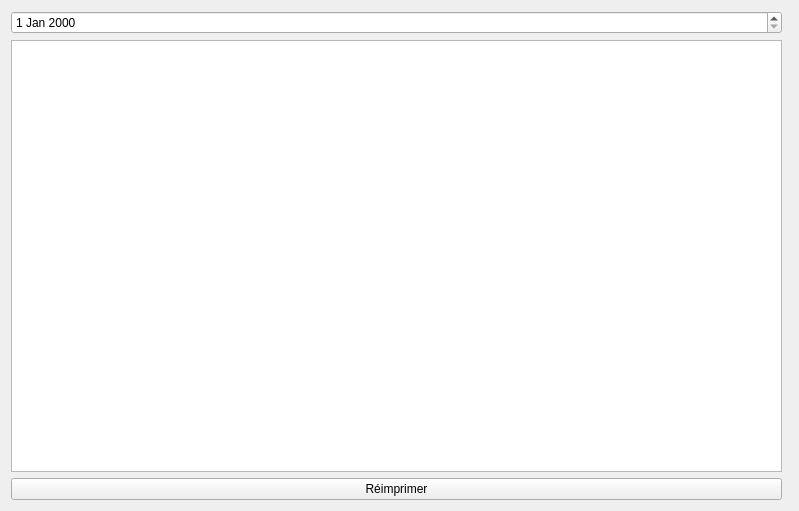
<?xml version="1.0" encoding="UTF-8"?>
<ui version="4.0">
 <class>JournalVente</class>
 <widget class="QWidget" name="JournalVente">
  <property name="geometry">
   <rect>
    <x>0</x>
    <y>0</y>
    <width>799</width>
    <height>511</height>
   </rect>
  </property>
  <property name="windowTitle">
   <string>Form</string>
  </property>
  <layout class="QHBoxLayout" name="horizontalLayout">
   <item>
    <layout class="QVBoxLayout" name="verticalLayout">
     <property name="leftMargin">
      <number>0</number>
     </property>
     <item>
      <widget class="QDateEdit" name="dateEdit"/>
     </item>
     <item>
      <widget class="QTableView" name="tableView_2">
       <property name="maximumSize">
        <size>
         <width>16777210</width>
         <height>16777215</height>
        </size>
       </property>
       <property name="editTriggers">
        <set>QAbstractItemView::NoEditTriggers</set>
       </property>
       <property name="selectionMode">
        <enum>QAbstractItemView::SingleSelection</enum>
       </property>
       <property name="selectionBehavior">
        <enum>QAbstractItemView::SelectRows</enum>
       </property>
       <property name="verticalScrollMode">
        <enum>QAbstractItemView::ScrollPerItem</enum>
       </property>
      </widget>
     </item>
     <item>
      <widget class="QPushButton" name="pushButton">
       <property name="text">
        <string>Réimprimer</string>
       </property>
      </widget>
     </item>
    </layout>
   </item>
   <item>
    <widget class="QTableView" name="tableView">
     <property name="maximumSize">
      <size>
       <width>0</width>
       <height>16777215</height>
      </size>
     </property>
     <property name="editTriggers">
      <set>QAbstractItemView::NoEditTriggers</set>
     </property>
     <property name="alternatingRowColors">
      <bool>true</bool>
     </property>
     <property name="selectionMode">
      <enum>QAbstractItemView::SingleSelection</enum>
     </property>
     <property name="selectionBehavior">
      <enum>QAbstractItemView::SelectRows</enum>
     </property>
    </widget>
   </item>
  </layout>
 </widget>
 <resources/>
 <connections/>
</ui>
